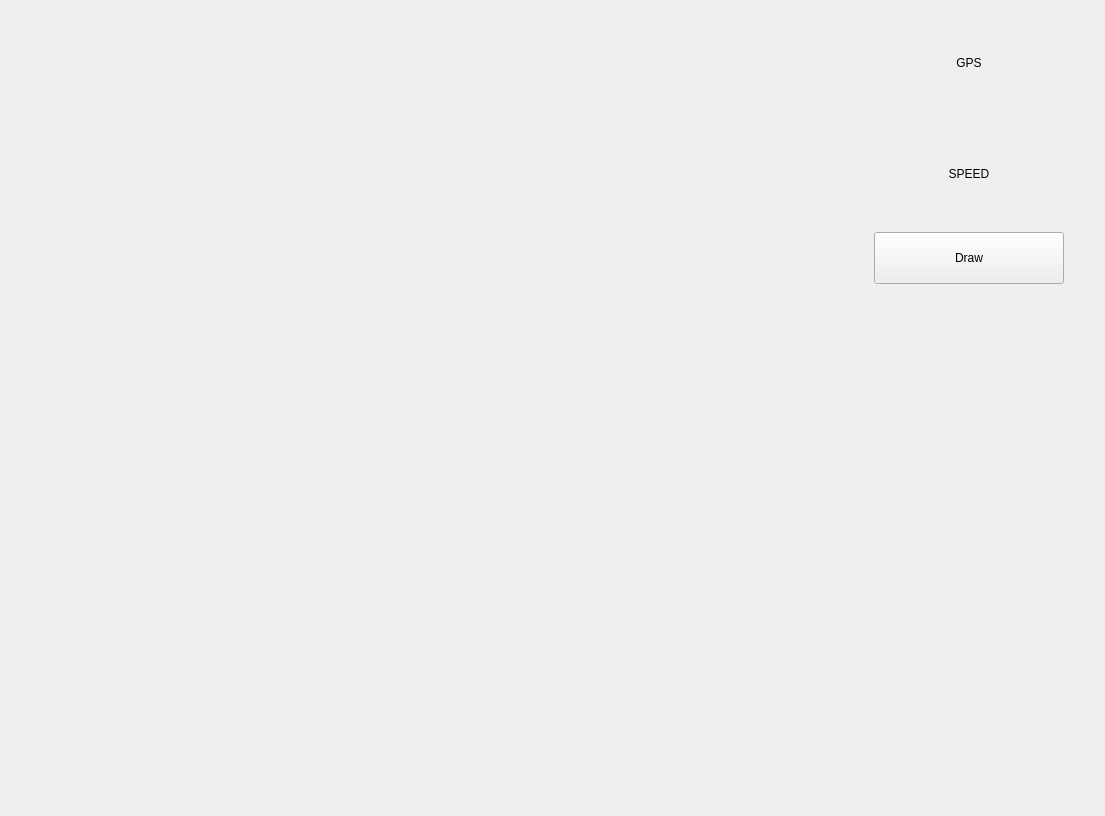
<?xml version="1.0" encoding="UTF-8"?>
<ui version="4.0">
 <class>MainWindow</class>
 <widget class="QWidget" name="MainWindow">
  <property name="geometry">
   <rect>
    <x>0</x>
    <y>0</y>
    <width>1105</width>
    <height>816</height>
   </rect>
  </property>
  <property name="sizePolicy">
   <sizepolicy hsizetype="Fixed" vsizetype="Fixed">
    <horstretch>0</horstretch>
    <verstretch>0</verstretch>
   </sizepolicy>
  </property>
  <property name="windowTitle">
   <string>mainwindow</string>
  </property>
  <layout class="QHBoxLayout" name="horizontalLayout" stretch="10,3">
   <item>
    <layout class="QVBoxLayout" name="Layout_map"/>
   </item>
   <item>
    <layout class="QVBoxLayout" name="verticalLayout_2" stretch="2,2,1,10">
     <property name="leftMargin">
      <number>0</number>
     </property>
     <property name="rightMargin">
      <number>0</number>
     </property>
     <item>
      <widget class="QLabel" name="label_gps">
       <property name="text">
        <string>GPS</string>
       </property>
       <property name="alignment">
        <set>Qt::AlignCenter</set>
       </property>
      </widget>
     </item>
     <item>
      <widget class="QLabel" name="label_speed">
       <property name="text">
        <string>SPEED</string>
       </property>
       <property name="alignment">
        <set>Qt::AlignCenter</set>
       </property>
      </widget>
     </item>
     <item>
      <layout class="QHBoxLayout" name="horizontalLayout_2">
       <property name="leftMargin">
        <number>30</number>
       </property>
       <property name="rightMargin">
        <number>30</number>
       </property>
       <item>
        <widget class="QPushButton" name="pushButton_draw">
         <property name="sizePolicy">
          <sizepolicy hsizetype="Preferred" vsizetype="Preferred">
           <horstretch>0</horstretch>
           <verstretch>0</verstretch>
          </sizepolicy>
         </property>
         <property name="minimumSize">
          <size>
           <width>0</width>
           <height>0</height>
          </size>
         </property>
         <property name="maximumSize">
          <size>
           <width>16777210</width>
           <height>16777210</height>
          </size>
         </property>
         <property name="text">
          <string>Draw</string>
         </property>
        </widget>
       </item>
      </layout>
     </item>
     <item>
      <spacer name="verticalSpacer">
       <property name="orientation">
        <enum>Qt::Vertical</enum>
       </property>
       <property name="sizeHint" stdset="0">
        <size>
         <width>20</width>
         <height>40</height>
        </size>
       </property>
      </spacer>
     </item>
    </layout>
   </item>
  </layout>
 </widget>
 <resources/>
 <connections/>
</ui>
